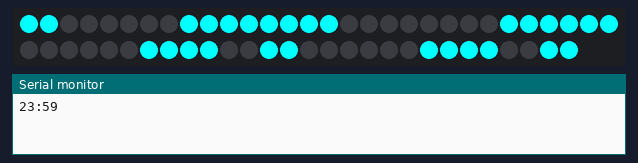
A sketch run on a simulated Arduino Uno, built with avr-gcc and run on an emulated ATmega328P. Parts: 58 RGB LEDs in strip order, left to right, continuing on the next row, the last lines printed to the serial monitor.

Above: at 0.1 s.
At 1.1 s:
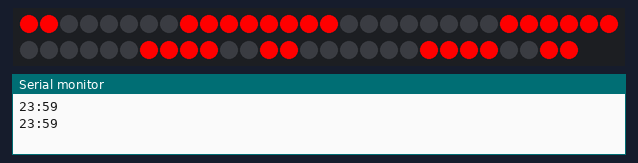
At 2.2 s:
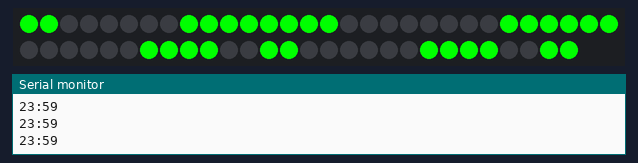
At 3.2 s:
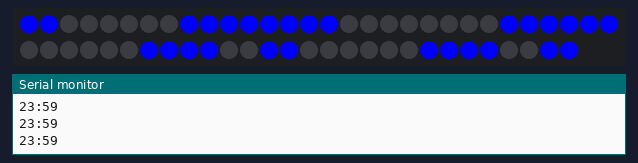
At 5.4 s:
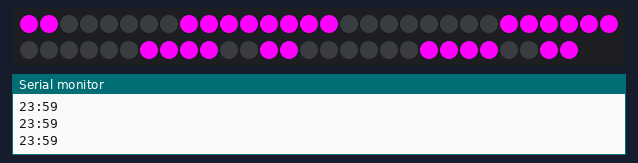
At 7.5 s:
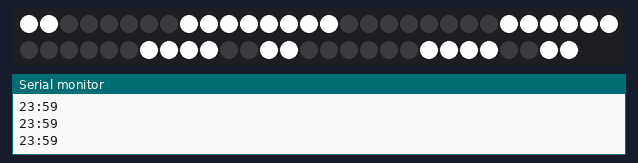

Measured:
- by itself, everything shown: repeats every 8.5 s, in 7 steps
- what the display in image 1 shows lasts 1.0 s, from 1.1 s to 2.1 s
- what the display in image 5 shows lasts 2.2 s, from 7.4 s to 9.6 s

The sketch:

ver_1.0.ino
```cpp
#include <Adafruit_NeoPixel.h>

#define PIN            7
#define NUMPIXELS      58
Adafruit_NeoPixel pixels = Adafruit_NeoPixel(NUMPIXELS, PIN, NEO_GRB + NEO_KHZ800);

void setup()
{
  Serial.begin(9600);
  Serial.println();
  pixels.begin();
}
int r=0,g=255,b=255;
int a=0;
int n1=0;
void loop()
{
  timer();
  /*counter(n1);
  n1++;
  if(n1>9999 ){
    n1=0;
  }*/
  delay(50);
}

void counter(int n){
  int q[4]={0,0,0,0};
  int w=0;
  while(n!=0){
    q[w]=n%10;
    w++;
    n=n/10;
  }
  drawdigit(0,r,g,b,q[3]);
  drawdigit(14,r,g,b,q[2]);
  drawdigit(28,r,g,b,q[1]);
  drawdigit(42,r,g,b,q[0]);
}

void timer(){
  switch(a){
    case 1:
      r=255;
      g=0;
      b=0;
    break;
    case 2:
      r=0;
      g=255;
      b=0;
    break;
    case 3:
      r=0;
      g=0;
      b=255;
    break;
    case 4:
      r=255;
      g=255;
      b=0;
    break;
    case 5:
      r=255;
      g=0;
      b=255;
    break;
    case 6:
      r=0;
      g=255;
      b=255;
    break;
    case 7:
      r=255;
      g=255;
      b=255;
    break;
  }
  a++;
  if(a>7)
    a=0;
  int hours = 23;
  int mins=59;
  Serial.print(hours);
  Serial.print(':');
  Serial.println(mins);
  drawdigit(0,r,g,b,mins-((mins/10)*10));
  drawdigit(14,r,g,b,mins/10);
  pixels.setPixelColor(56, pixels.Color(r,g,b));
  pixels.setPixelColor(57, pixels.Color(r,g,b));
  drawdigit(28,r,g,b,hours-((hours/10)*10));
  drawdigit(42,r,g,b,hours/10);
  delay(1000);
}


void drawdigit(int offset, int r, int g, int b, int n)
{

  if (n==2 || n==3 || n== 4 || n==5 || n==6 || n==8 || n==9 )//A
  {
    pixels.setPixelColor(0+offset, pixels.Color(r,g,b));
    pixels.setPixelColor(1+offset, pixels.Color(r,g,b));
  }
  else
  {
    pixels.setPixelColor(0+offset, pixels.Color(0,0,0));
    pixels.setPixelColor(1+offset, pixels.Color(0,0,0));
  }

  if (n==0 || n==1 || n== 2 || n==3 || n==4 || n==7 || n==8 || n==9)//E
  {
    pixels.setPixelColor(8+offset, pixels.Color(r,g,b));
    pixels.setPixelColor(9+offset, pixels.Color(r,g,b));
  }
  else
  {
    pixels.setPixelColor(8+offset, pixels.Color(0,0,0));
    pixels.setPixelColor(9+offset, pixels.Color(0,0,0));
  }
  if (n==0 || n==2 || n== 3 || n==5 || n==6 || n==7 || n==8 || n==9)//F
  {
    pixels.setPixelColor(10+offset, pixels.Color(r,g,b));
    pixels.setPixelColor(11+offset, pixels.Color(r,g,b));
  }
  else
  {
    pixels.setPixelColor(10+offset, pixels.Color(0,0,0));
    pixels.setPixelColor(11+offset, pixels.Color(0,0,0));
  }
  if (n==0 || n==4 || n==5 || n== 6 || n==8 || n==9 )//G
  {
    pixels.setPixelColor(12+offset, pixels.Color(r,g,b));
    pixels.setPixelColor(13+offset, pixels.Color(r,g,b));
  }
  else
  {
    pixels.setPixelColor(12+offset, pixels.Color(0,0,0));
    pixels.setPixelColor(13+offset, pixels.Color(0,0,0));
  }

  pixels.show();
}
```
